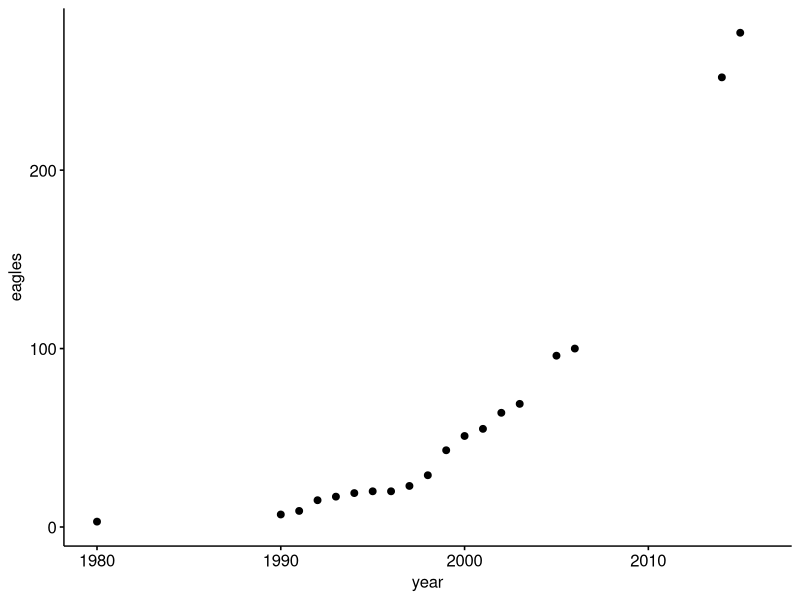
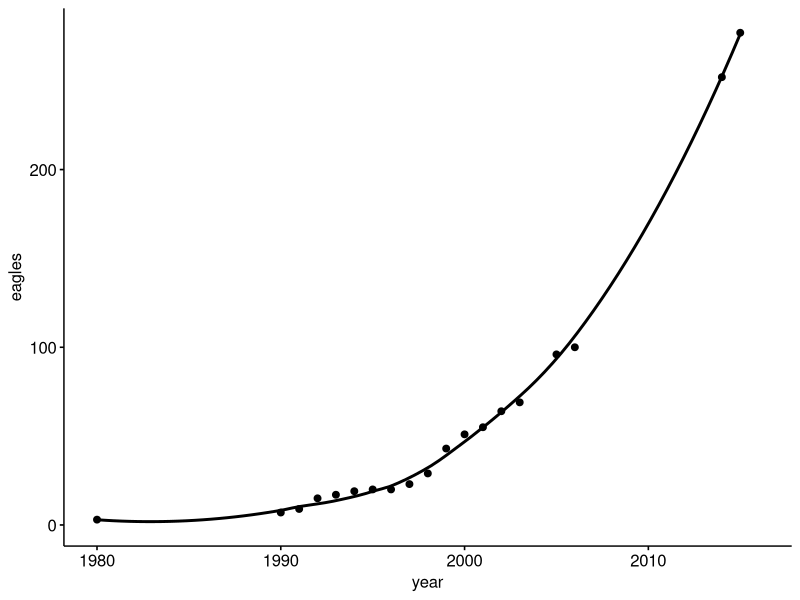
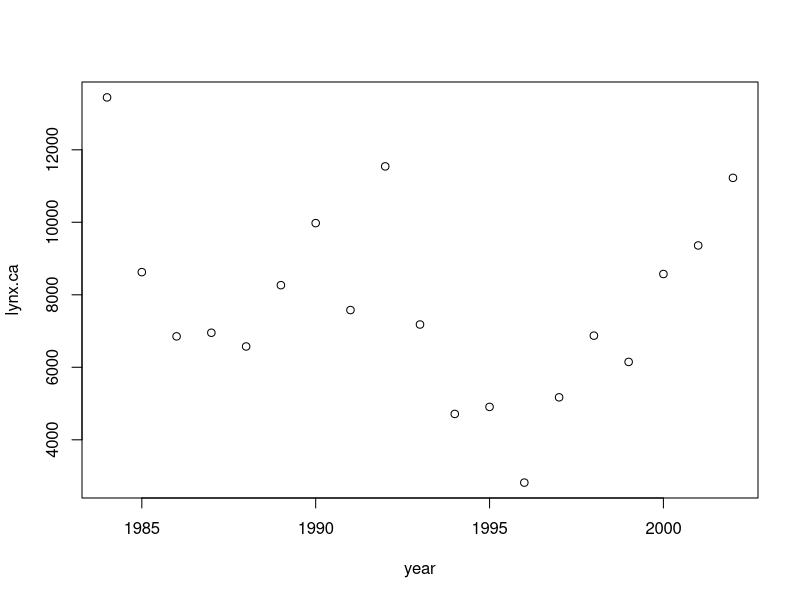

Write the R code that produced these figures, in order.
## ---- chunk 1
year <- c(1980,1981,1982,1983,1984,1985,1986,1987,1988,1989,
          1990,1991,1992,1993,1994,1995,1996,1997,1998,1999,
          2000,2001,2002,2003,2004,2005,2006,2007,2008,2009,
          2010,2011,2012,2013,2014,2015,2016)
## ---- chunk 2
year <- c(1980:2016)
## ---- chunk 3
eagles <-  c(3, NA, NA, NA, NA, NA, NA,NA,NA,NA,
             7,  9, 15, 17, 19, 20, 20,23,29,43,
             51,55, 64, 69, NA, 96,100,NA,NA,NA,
             NA,NA, NA, NA,252,277, NA)
## ---- chunk 4
eagle.df <-data.frame(year, eagles)
## ---- chunk 5
ls()
## ---- chunk 6
is(eagle.df)
## ---- chunk 7
summary(eagle.df)
## ---- chunk 8
library(ggpubr)
## ---- chunk 9
ggscatter(dat = eagle.df, y = "eagles", x= "year")
## ---- chunk 10
ggscatter(dat = eagle.df, y = "eagles", x= "year", add = "loess")
## ---- chunk 11
lynx.ca <- c(13445, 8625, 6853, 6953, 6574,
  8265, 9977, 7579, 11542, 7180,
  4713, 4907, 2819, 5171, 6873, 
  6148, 8573, 9361, 11226)
## ---- chunk 12
year <- c(1984, 1985, 1986, 1987,
          1988, 1989, 1990, 1991, 1992, 
          1993, 1994, 1995, 1996, 1997,
          1998, 1999, 2000, 2001, 2002)
## ---- chunk 13
lynx.new <- data.frame(lynx.ca = lynx.ca,
                       year = year)
## ---- chunk 14
plot(lynx.ca ~ year, data = lynx.new)
